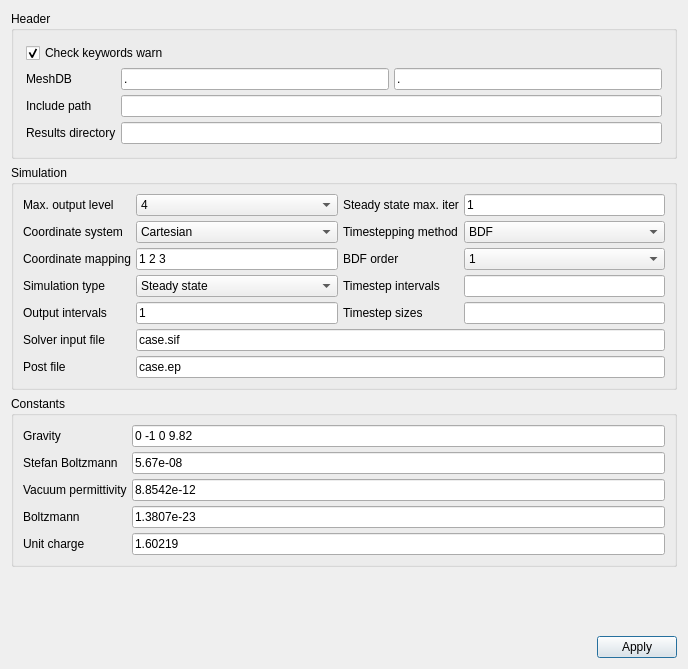
<ui version="4.0" >
 <class>setupDialog</class>
 <widget class="QDialog" name="setupDialog" >
  <property name="geometry" >
   <rect>
    <x>0</x>
    <y>0</y>
    <width>688</width>
    <height>669</height>
   </rect>
  </property>
  <property name="sizePolicy" >
   <sizepolicy vsizetype="Maximum" hsizetype="Preferred" >
    <horstretch>0</horstretch>
    <verstretch>0</verstretch>
   </sizepolicy>
  </property>
  <property name="windowTitle" >
   <string>Setup</string>
  </property>
  <layout class="QVBoxLayout" >
   <item>
    <widget class="QGroupBox" name="headerGroup" >
     <property name="maximumSize" >
      <size>
       <width>16777215</width>
       <height>150</height>
      </size>
     </property>
     <property name="title" >
      <string>Header</string>
     </property>
     <layout class="QGridLayout" >
      <property name="leftMargin" >
       <number>12</number>
      </property>
      <property name="topMargin" >
       <number>12</number>
      </property>
      <property name="rightMargin" >
       <number>12</number>
      </property>
      <property name="bottomMargin" >
       <number>12</number>
      </property>
      <property name="horizontalSpacing" >
       <number>5</number>
      </property>
      <property name="verticalSpacing" >
       <number>5</number>
      </property>
      <item row="0" column="0" colspan="2" >
       <widget class="QCheckBox" name="checkKeywordsWarn" >
        <property name="text" >
         <string>Check keywords warn</string>
        </property>
        <property name="checked" >
         <bool>true</bool>
        </property>
       </widget>
      </item>
      <item row="1" column="0" >
       <widget class="QLabel" name="meshDBLabel" >
        <property name="text" >
         <string>MeshDB</string>
        </property>
       </widget>
      </item>
      <item row="1" column="1" >
       <widget class="QLineEdit" name="meshDBEdit1" >
        <property name="text" >
         <string>.</string>
        </property>
       </widget>
      </item>
      <item row="1" column="2" >
       <widget class="QLineEdit" name="meshDBEdit2" >
        <property name="text" >
         <string>.</string>
        </property>
       </widget>
      </item>
      <item row="2" column="0" >
       <widget class="QLabel" name="includePathLabel" >
        <property name="text" >
         <string>Include path</string>
        </property>
       </widget>
      </item>
      <item row="2" column="1" colspan="2" >
       <widget class="QLineEdit" name="includePathEdit" />
      </item>
      <item row="3" column="0" >
       <widget class="QLabel" name="resultsDirectoryLabel" >
        <property name="text" >
         <string>Results directory</string>
        </property>
       </widget>
      </item>
      <item row="3" column="1" colspan="2" >
       <widget class="QLineEdit" name="resultsDirectoryEdit" />
      </item>
     </layout>
    </widget>
   </item>
   <item>
    <widget class="QGroupBox" name="simulationGroup" >
     <property name="minimumSize" >
      <size>
       <width>0</width>
       <height>200</height>
      </size>
     </property>
     <property name="baseSize" >
      <size>
       <width>0</width>
       <height>0</height>
      </size>
     </property>
     <property name="title" >
      <string>Simulation</string>
     </property>
     <property name="alignment" >
      <set>Qt::AlignLeading|Qt::AlignLeft|Qt::AlignTop</set>
     </property>
     <property name="flat" >
      <bool>false</bool>
     </property>
     <property name="checkable" >
      <bool>false</bool>
     </property>
     <layout class="QGridLayout" >
      <property name="horizontalSpacing" >
       <number>5</number>
      </property>
      <property name="verticalSpacing" >
       <number>5</number>
      </property>
      <item row="0" column="0" >
       <widget class="QLabel" name="maxOutputLevelLabel" >
        <property name="text" >
         <string>Max. output level</string>
        </property>
       </widget>
      </item>
      <item row="0" column="1" >
       <widget class="QComboBox" name="maxOutputLevelCombo" >
        <property name="sizePolicy" >
         <sizepolicy vsizetype="Fixed" hsizetype="Preferred" >
          <horstretch>0</horstretch>
          <verstretch>0</verstretch>
         </sizepolicy>
        </property>
        <property name="currentIndex" >
         <number>3</number>
        </property>
        <item>
         <property name="text" >
          <string>1</string>
         </property>
        </item>
        <item>
         <property name="text" >
          <string>2</string>
         </property>
        </item>
        <item>
         <property name="text" >
          <string>3</string>
         </property>
        </item>
        <item>
         <property name="text" >
          <string>4</string>
         </property>
        </item>
        <item>
         <property name="text" >
          <string>5</string>
         </property>
        </item>
       </widget>
      </item>
      <item row="0" column="2" >
       <widget class="QLabel" name="steadyStateMaxIterLabel" >
        <property name="text" >
         <string>Steady state max. iter</string>
        </property>
       </widget>
      </item>
      <item row="0" column="3" >
       <widget class="QLineEdit" name="steadyStateMaxIterEdit" >
        <property name="text" >
         <string>1</string>
        </property>
       </widget>
      </item>
      <item row="1" column="0" >
       <widget class="QLabel" name="coordinateSystemlabel" >
        <property name="text" >
         <string>Coordinate system</string>
        </property>
       </widget>
      </item>
      <item row="1" column="1" >
       <widget class="QComboBox" name="coordinateSystemCombo" >
        <property name="sizePolicy" >
         <sizepolicy vsizetype="Fixed" hsizetype="MinimumExpanding" >
          <horstretch>0</horstretch>
          <verstretch>0</verstretch>
         </sizepolicy>
        </property>
        <item>
         <property name="text" >
          <string>Cartesian</string>
         </property>
        </item>
        <item>
         <property name="text" >
          <string>Axi Symmetric</string>
         </property>
        </item>
        <item>
         <property name="text" >
          <string>Cylindric Symmetric</string>
         </property>
        </item>
       </widget>
      </item>
      <item row="1" column="2" >
       <widget class="QLabel" name="timesteppingMethodLabel" >
        <property name="text" >
         <string>Timestepping method</string>
        </property>
       </widget>
      </item>
      <item row="1" column="3" >
       <widget class="QComboBox" name="timesteppingMethodCombo" >
        <item>
         <property name="text" >
          <string>BDF</string>
         </property>
        </item>
       </widget>
      </item>
      <item row="2" column="0" >
       <widget class="QLabel" name="coordinateMappingLabel" >
        <property name="text" >
         <string>Coordinate mapping</string>
        </property>
       </widget>
      </item>
      <item row="2" column="1" >
       <widget class="QLineEdit" name="coordinateMappingEdit" >
        <property name="text" >
         <string>1 2 3</string>
        </property>
       </widget>
      </item>
      <item row="2" column="2" >
       <widget class="QLabel" name="bdfOrderLabel" >
        <property name="text" >
         <string>BDF order</string>
        </property>
       </widget>
      </item>
      <item row="2" column="3" >
       <widget class="QComboBox" name="bdfOrderCombo" >
        <property name="currentIndex" >
         <number>0</number>
        </property>
        <item>
         <property name="text" >
          <string>1</string>
         </property>
        </item>
        <item>
         <property name="text" >
          <string>2</string>
         </property>
        </item>
        <item>
         <property name="text" >
          <string>3</string>
         </property>
        </item>
        <item>
         <property name="text" >
          <string>4</string>
         </property>
        </item>
        <item>
         <property name="text" >
          <string>5</string>
         </property>
        </item>
       </widget>
      </item>
      <item row="3" column="0" >
       <widget class="QLabel" name="simulationTypeLabel" >
        <property name="text" >
         <string>Simulation type</string>
        </property>
       </widget>
      </item>
      <item row="3" column="1" >
       <widget class="QComboBox" name="simulationTypeCombo" >
        <item>
         <property name="text" >
          <string>Steady state</string>
         </property>
        </item>
        <item>
         <property name="text" >
          <string>Transient</string>
         </property>
        </item>
        <item>
         <property name="text" >
          <string>Scanning</string>
         </property>
        </item>
       </widget>
      </item>
      <item row="3" column="2" >
       <widget class="QLabel" name="timeStepIntervalsLabel" >
        <property name="text" >
         <string>Timestep intervals</string>
        </property>
       </widget>
      </item>
      <item row="3" column="3" >
       <widget class="QLineEdit" name="timeStepIntervalsEdit" >
        <property name="text" >
         <string/>
        </property>
       </widget>
      </item>
      <item row="4" column="0" >
       <widget class="QLabel" name="outputIntervalsLabel" >
        <property name="text" >
         <string>Output intervals</string>
        </property>
       </widget>
      </item>
      <item row="4" column="1" >
       <widget class="QLineEdit" name="outputIntervalsEdit" >
        <property name="text" >
         <string>1</string>
        </property>
       </widget>
      </item>
      <item row="4" column="2" >
       <widget class="QLabel" name="timestepSizesLabel" >
        <property name="text" >
         <string>Timestep sizes</string>
        </property>
       </widget>
      </item>
      <item row="4" column="3" >
       <widget class="QLineEdit" name="timestepSizesEdit" />
      </item>
      <item row="5" column="0" >
       <widget class="QLabel" name="solverInputFileLabel" >
        <property name="text" >
         <string>Solver input file</string>
        </property>
       </widget>
      </item>
      <item row="5" column="1" colspan="3" >
       <widget class="QLineEdit" name="solverInputFileEdit" >
        <property name="text" >
         <string>case.sif</string>
        </property>
       </widget>
      </item>
      <item row="6" column="0" >
       <widget class="QLabel" name="postFileLabel" >
        <property name="text" >
         <string>Post file</string>
        </property>
       </widget>
      </item>
      <item row="6" column="1" colspan="3" >
       <widget class="QLineEdit" name="postFileEdit" >
        <property name="text" >
         <string>case.ep</string>
        </property>
       </widget>
      </item>
     </layout>
    </widget>
   </item>
   <item>
    <widget class="QGroupBox" name="constantsGroup" >
     <property name="sizePolicy" >
      <sizepolicy vsizetype="Preferred" hsizetype="Preferred" >
       <horstretch>0</horstretch>
       <verstretch>0</verstretch>
      </sizepolicy>
     </property>
     <property name="maximumSize" >
      <size>
       <width>16777215</width>
       <height>180</height>
      </size>
     </property>
     <property name="title" >
      <string>Constants</string>
     </property>
     <layout class="QGridLayout" >
      <property name="horizontalSpacing" >
       <number>5</number>
      </property>
      <property name="verticalSpacing" >
       <number>5</number>
      </property>
      <item row="0" column="0" >
       <widget class="QLabel" name="gravityLabel" >
        <property name="text" >
         <string>Gravity</string>
        </property>
       </widget>
      </item>
      <item row="0" column="1" >
       <widget class="QLineEdit" name="gravityEdit" >
        <property name="text" >
         <string>0 -1 0 9.82</string>
        </property>
       </widget>
      </item>
      <item row="1" column="0" >
       <widget class="QLabel" name="stefanBoltzmannLabel" >
        <property name="text" >
         <string>Stefan Boltzmann</string>
        </property>
       </widget>
      </item>
      <item row="1" column="1" >
       <widget class="QLineEdit" name="stefanBoltzmannEdit" >
        <property name="text" >
         <string>5.67e-08</string>
        </property>
       </widget>
      </item>
      <item row="2" column="0" >
       <widget class="QLabel" name="vacuumPermittivityLabel" >
        <property name="text" >
         <string>Vacuum permittivity</string>
        </property>
       </widget>
      </item>
      <item row="2" column="1" >
       <widget class="QLineEdit" name="vacuumPermittivityEdit" >
        <property name="text" >
         <string>8.8542e-12</string>
        </property>
       </widget>
      </item>
      <item row="3" column="0" >
       <widget class="QLabel" name="boltzmannLabel" >
        <property name="text" >
         <string>Boltzmann</string>
        </property>
       </widget>
      </item>
      <item row="3" column="1" >
       <widget class="QLineEdit" name="boltzmannEdit" >
        <property name="text" >
         <string>1.3807e-23</string>
        </property>
       </widget>
      </item>
      <item row="4" column="0" >
       <widget class="QLabel" name="unitChargeLabel" >
        <property name="text" >
         <string>Unit charge</string>
        </property>
       </widget>
      </item>
      <item row="4" column="1" >
       <widget class="QLineEdit" name="unitChargeEdit" >
        <property name="text" >
         <string>1.60219</string>
        </property>
       </widget>
      </item>
     </layout>
    </widget>
   </item>
   <item>
    <spacer>
     <property name="orientation" >
      <enum>Qt::Vertical</enum>
     </property>
     <property name="sizeHint" >
      <size>
       <width>20</width>
       <height>40</height>
      </size>
     </property>
    </spacer>
   </item>
   <item>
    <layout class="QHBoxLayout" >
     <item>
      <spacer>
       <property name="orientation" >
        <enum>Qt::Horizontal</enum>
       </property>
       <property name="sizeHint" >
        <size>
         <width>40</width>
         <height>20</height>
        </size>
       </property>
      </spacer>
     </item>
     <item>
      <widget class="QPushButton" name="acceptButton" >
       <property name="text" >
        <string>Apply</string>
       </property>
       <property name="icon" >
        <iconset resource="../Mesh3D.qrc" >:/icons/dialog-ok-apply.png</iconset>
       </property>
      </widget>
     </item>
    </layout>
   </item>
  </layout>
 </widget>
 <resources>
  <include location="../Mesh3D.qrc" />
 </resources>
 <connections/>
</ui>
